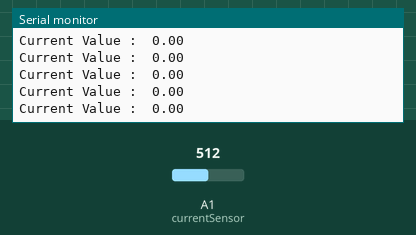
Bench run of a sketch on a simulated Arduino Uno, built with avr-gcc and run on an emulated ATmega328P. Parts: the last lines printed to the serial monitor. Inputs (shaded band) come from the test bench; at power-on: A1 (currentSensor) = 512.

Above: at 1.2 s.
1.3 s: A1 (currentSensor) set to 503
At 2.2 s:
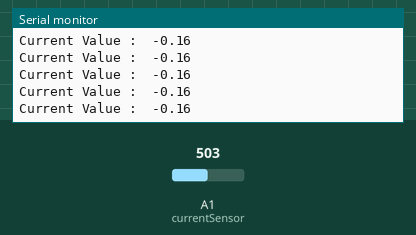
4.3 s: A1 (currentSensor) set to 533
At 5.3 s:
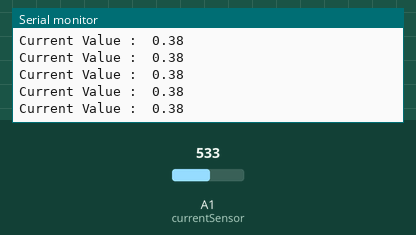
7.3 s: A1 (currentSensor) set to 555
At 8.2 s:
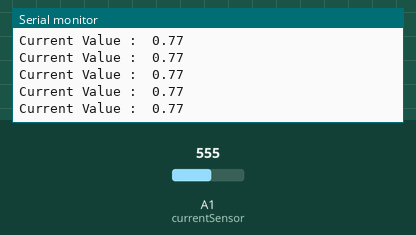
Timing chart, 0 to 10.3 s (numbered marks = the images above; inputs shaded):
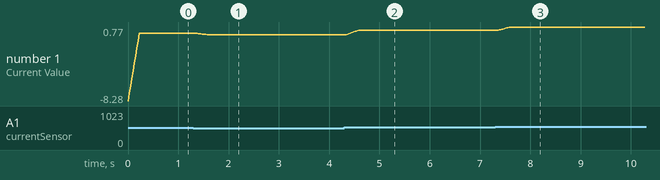

The sketch:

Current_Sensor.ino
```cpp
float currentSensor= A1;
float current = 0.00 ;
float offsetted_val ;
float converted_voltage = 0.00;

// current sensing filtering stuff
int smooth[10] ;
int total = 0 ;
int readingNo = 0 ;
float average = 0 ;

void setup() {
  // put your setup code here, to run once:
Serial.begin(9600);
pinMode(currentSensor, OUTPUT);

}

void loop() {
  total = total - smooth[readingNo];
  smooth[readingNo]= analogRead(currentSensor);
  total =total + smooth[readingNo] ;
  readingNo++;
  if(readingNo >= 10)
  {readingNo = 0 ;}

 average = total / 10 ;
 converted_voltage = ((average * 5)/1024) ;
 converted_voltage = converted_voltage - 2.50 ;             // 2720 mV gives 1Amp of current
 current = converted_voltage/ 0.2720 ;

Serial.print("Current Value :  ");
Serial.println(current);
}
```

Measured:
- after the input at 1.3 s, the serial monitor: prints a new line after 0.07 s (image 1)
- after the input at 4.3 s, the serial monitor: prints a new line after 0.14 s (image 2)
- after the input at 7.3 s, the serial monitor: prints a new line after 0.08 s (image 3)
- plotted number 1: 0 → -0.16 after the input at 1.3 s, -0.16 → 0.38 after the input at 4.3 s, 0.38 → 0.77 after the input at 7.3 s
